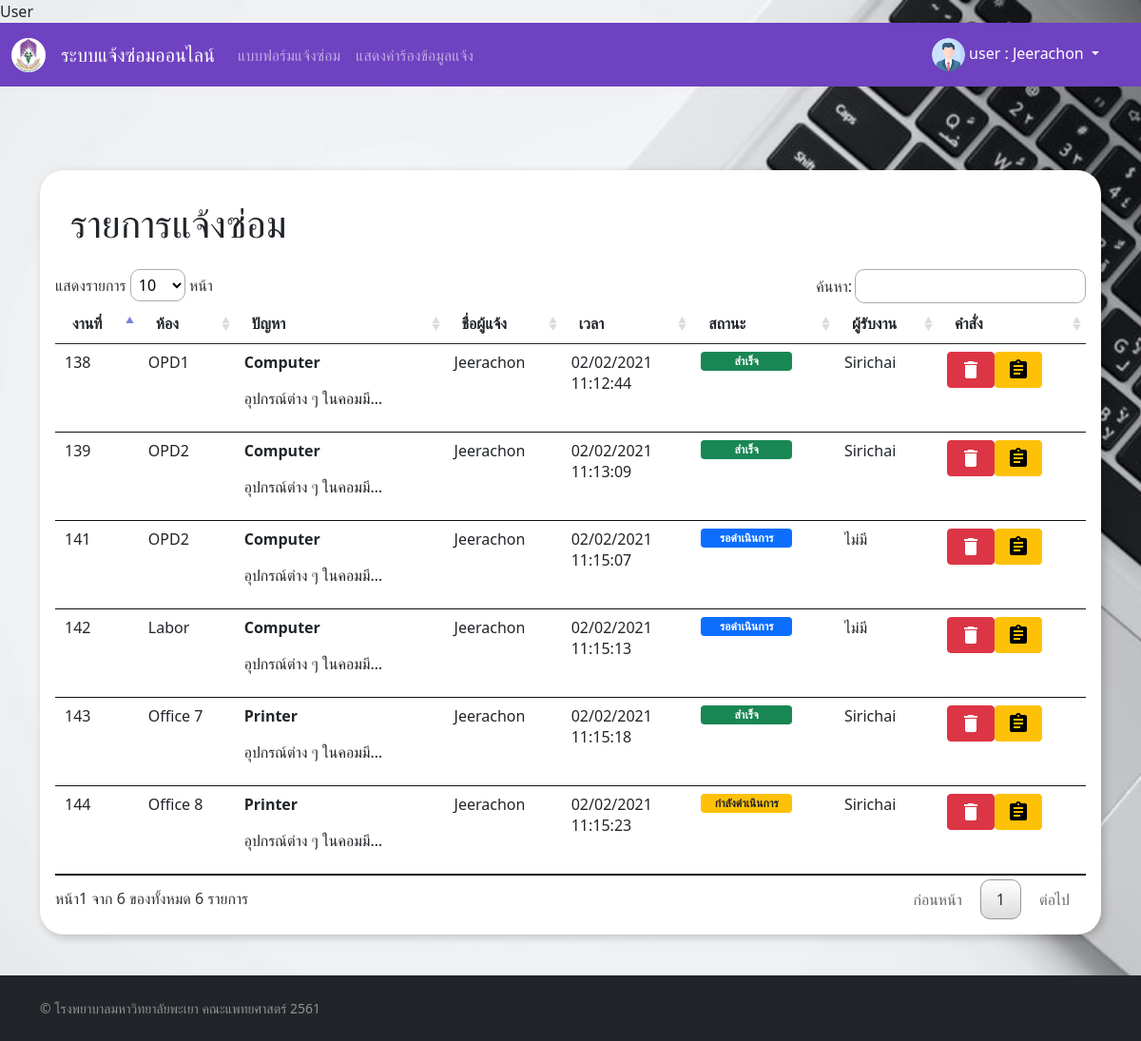
/app/showdatauser.php (signed in), run on the app's committed database.
### tables this page shows
CREATE TABLE `report` (
  `Case_ID` int(8) NOT NULL,
  `Location` char(10) NOT NULL,
  `Problem` char(13) NOT NULL,
  `Description` text NOT NULL,
  `Time` time NOT NULL,
  `Date` date NOT NULL,
  `Editby` char(20) NOT NULL,
  `Stat` char(20) NOT NULL,
  `Username` char(20) NOT NULL,
  `Worker` char(23) NOT NULL
);

### app/showdatauser.php (the view, shortened to what this page needs)
<!DOCTYPE html>
<html lang="en" class="h-100">
<head>
    <?php
    include '../components/meta-title.php'
    ?>
</head>
<body>
    <?php
    include '../components/navbar.php';
    $uname = $_SESSION["Username"];
    ?>
    <br>
    <div class="container">
    <div  class="main-1">
        <div class="shadow-lg p-3">
            <div class="p-3 ">
                <h1>รายการแจ้งซ่อม</h1>
            </div>
            <div class="table-responsive">
                <table id="myTable" class="table table-hover table-sm">
                    <thead>
                        <tr>
                            <th scope="col">งานที่</th>
                            <th scope="col">ห้อง</th>
                            <th scope="col">ปัญหา</th>
                            <th scope="col">ชื่อผู้แจ้ง</th>
                            <th scope="col">เวลา</th>
                            <th scope="col">สถานะ</th>
                            <th scope="col">ผู้รับงาน</th>
                            <th scope="col">คำสั่ง</th>
                        </tr>
                    </thead>
                    <tbody>
                        <?php
                        require '../DB/connect.php';
                        $result = mysqli_query($con, "SELECT * FROM report Where Username = '$uname' and stat != 'Done' ");
                        if ($result) {
                            while ($row = mysqli_fetch_array($result)) {
                                if ($row["Stat"] == 'รอดำเนินการ') {
                                    $color = 'bg-primary text-white';
                                } elseif ($row["Stat"] == 'กำลังดำเนินการ') {
                                    $color = 'bg-warning text-dark';
                                } else {
                                    $color = 'bg-success text-white';
                                }
                                echo "<tr>";
                                echo "<td>" . $row["Case_ID"] . "</td>";
                                echo "<td>" . $row["Location"] . "</td>";
                                echo "<td>" . "<p class='fw-bold'>" . $row["Problem"] . "</p>" . "<p class='text-break' style='text-decoration: none;
          text-overflow: ellipsis; /* เพิ่ม ... จุดจุดจุดท้ายสุด */
          display: block; overflow: hidden;
          white-space: nowrap;
          width: 150px; /* กำหนดความกว้าง */ '>" . $row["Description"] . "</p>" . "</td>";
                                echo "<td>" . $row["Username"] . "</td>";
                                $date = date_create($row["Date"]);
                                echo "<td>" .  date_format($date, "d/m/Y") . "<br>" . $row["Time"] . "</td>";
                                echo "<td><div class=' badge " . $color . "' style='width: 6rem;' >" . $row["Stat"] . "</div></td>";
                                echo "<td>" . $row["Worker"] . "</td>";
                                echo "<td><div class='btn-group' role='group' aria-label='Basic mixed styles example'>
                <form action='../components/delete.php' method='POST'>
                <input  type='hidden' name='delete' value='" . $row["Case_ID"] . "'/>
                <button type='button'class=' btn btn-danger'name='submit-btn' title='ลบรายการแจ้งซ่อม'  value='ลบ' data-bs-toggle='modal' data-bs-target='#Modeldel" . $row["Case_ID"] . "'>
                <span class='material-icons'>
              delete
              </span>
                </button>
          <div class='modal fade' id='Modeldel" . $row["Case_ID"] . "' tabindex='-1' aria-labelledby='modeldell' aria-hidden='true'>
          <div class='modal-dialog'>
            <div class='modal-content'>
                <div class='modal-header'>
                  <h5 class='modal-title' id='modeldell'>ยืนยันการลบ</h5>
                  <button type='button' class='btn-close' data-bs-dismiss='modal' aria-label='Close'></button>
                </div>
                <div class='modal-body'>
                  โปรดยืนยันการลบรายงาน
                </div>
                <div class='modal-footer'>
                  <button type='button' class='btn btn-danger' data-bs-dismiss='modal'>ยกเลิก</button>
                  <button type='submit' class='btn btn-success'>ยืนยัน</button>
                </div>
              </div>
            </div>
          </div>
          </form>
          <form target='_blank' action='../app/jobdetail.php' method='POST'>
          <input  type='hidden' name='job' value='" . $row["Case_ID"] . "'/>
          <button type='submit'class=' btn btn-warning'name='submit-btn'title='รายละเอียดการแจ้งซ่อม'    value='รายละเอียด' >
          <span class='material-icons'>
          assignment
          </span></button>
          </form>
          </div>
          </td>";
                                echo "</tr>";
                            }
                        }
                        ?></tbody>
                </table>
            </div>
        </div>
    </div>
    </div>
    <br><br>
    <?php
    include '../components/footer.php'
    ?>
</body>
</html>

### components/meta-title.php (shortened to what this page needs)
<link href="../bootstrap-5/css/bootstrap.min.css" rel="stylesheet">
<link href="../css/body.css" rel="stylesheet">
<link rel="stylesheet" type="text/css" href="../DataTables/datatables.css">

### components/navbar.php (shortened to what this page needs)
<nav class="navbar navbar-expand-lg navbar-dark" style="background-color: #6f42c1;">
  <div class="container-fluid">
    <a class="navbar-brand">
      <img src="..\img\1200px-UPHosLogo.svg.png" class="rounded-circle" width="36" height="36">
    </a>
    <a class="navbar-brand" href="home.php">ระบบแจ้งซ่อมออนไลน์</a>
    <div class="collapse navbar-collapse" id="navbarText">
      <ul class="navbar-nav me-auto mb-2 mb-lg-0">
        <li class="nav-item">
          <a class="nav-link " href="home.php" title="กรอกข้อมูลเข้าไปในการแจ้ง">แบบฟอร์มแจ้งซ่อม</a>
        </li>
        <li class="nav-item">
          <a class="nav-link" href="../app/showdatauser.php">แสดงคำร้องข้อมูลแจ้ง</a>
        </li>
      </ul>
      <span class="dropdown" class="navbar-text ">
        <a class="nav-link dropdown-toggle" style="color: #FFFFFF;" href="#" id="navbarDropdown" role="button" data-bs-toggle="dropdown" aria-expanded="false"><img src="../img/profile.png" alt="Avatar" class="avatar">
          <?php
          echo $_SESSION["type"];
          echo "  : <tr class='fs-4' >" . $_SESSION['Username'] . "</tr>"; ?>
        </a>
      </span>
    </div>
  </div>
</nav>

### components/footer.php (shortened to what this page needs)
<footer class="footer mt-auto py-4 bg-dark text-white-50">
  <div class="container">
    <small> &copy; โรงพยาบาลมหาวิทยาลัยพะเยา คณะแพทยศาสตร์ 2561</small>
  </div>
</footer>

### css/body.css (style rules this page uses)
body { background: url('img/bg.jfif') no-repeat center center fixed; -webkit-background-size: cover; -moz-background-size: cover; background-size: cover; -o-background-size: cover; }
.main-1 { margin:4rem auto; box-shadow: 3px 3px 10px rgba(0,0,0,0.2); border-radius: 25px; overflow: hidden; background-color: rgb(255, 255, 255); }

### DataTables/datatables.css (style rules this page uses)
table.dataTable { width: 100%; margin: 0 auto; clear: both; border-collapse: separate; border-spacing: 0; }
table.dataTable thead th, table.dataTable tfoot th { font-weight: bold; }
table.dataTable thead th, table.dataTable thead td { padding: 10px 18px; border-bottom: 1px solid #111; }
table.dataTable thead .sorting, table.dataTable thead .sorting_asc, table.dataTable thead .sorting_desc, table.dataTable thead .sorting_asc_disabled, table.dataTable thead .sorting_desc_disabled { cursor: pointer; *cursor: hand; background-repeat: no-repeat; background-position: center right; }
table.dataTable thead .sorting { background-image: url("DataTables-1.10.23/images/sort_both.png"); }
table.dataTable thead .sorting_asc { background-image: url("DataTables-1.10.23/images/sort_asc.png"); }
table.dataTable tbody tr { background-color: #ffffff; }
table.dataTable tbody th, table.dataTable tbody td { padding: 8px 10px; }
table.dataTable.no-footer { border-bottom: 1px solid #111; }
table.dataTable, table.dataTable th, table.dataTable td { box-sizing: content-box; }

### components/navbar.php (style rules this page uses)
.avatar { vertical-align: middle; width: 35px; height: 35px; border-radius: 50%; }

### components/footer.php (style rules this page uses)
footer { position: fixed; bottom: 0; width: 100%; }

### data on the page
report: Case_ID "138", Location "OPD1", Problem "Computer", Description "อุปกรณ์ต่าง ๆ ในคอมมี…", Username "Jeerachon", Date "02/02/2021", Time "11:12:44", Stat "สำเร็จ", Worker "Sirichai"
report: Case_ID "139", Location "OPD2", Problem "Computer", Description "อุปกรณ์ต่าง ๆ ในคอมมี…", Username "Jeerachon", Date "02/02/2021", Time "11:13:09", Stat "สำเร็จ", Worker "Sirichai"
report: Case_ID "141", Location "OPD2", Problem "Computer", Description "อุปกรณ์ต่าง ๆ ในคอมมี…", Username "Jeerachon", Date "02/02/2021", Time "11:15:07", Stat "รอดำเนินการ", Worker "ไม่มี"
report: Case_ID "142", Location "Labor", Problem "Computer", Description "อุปกรณ์ต่าง ๆ ในคอมมี…", Username "Jeerachon", Date "02/02/2021", Time "11:15:13", Stat "รอดำเนินการ", Worker "ไม่มี"
report: Case_ID "143", Location "Office 7", Problem "Printer", Description "อุปกรณ์ต่าง ๆ ในคอมมี…", Username "Jeerachon", Date "02/02/2021", Time "11:15:18", Stat "สำเร็จ", Worker "Sirichai"
report: Case_ID "144", Location "Office 8", Problem "Printer", Description "อุปกรณ์ต่าง ๆ ในคอมมี…", Username "Jeerachon", Date "02/02/2021", Time "11:15:23", Stat "กำลังดำเนินการ", Worker "Sirichai"

### other printed values
$_SESSION["type"] "user"
$_SESSION['Username'] "Jeerachon"
